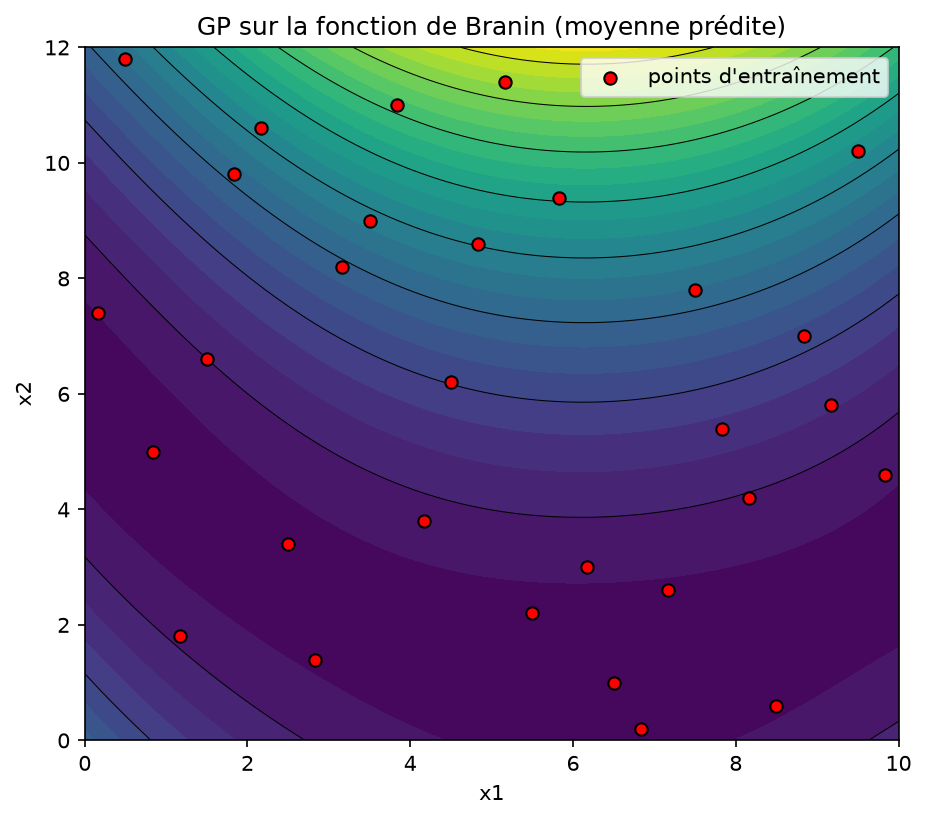

Reproduce this figure in Python.
"""Démo gp_lite : GP sur la fonction de Branin, export d'un graphique PNG.

Lancement :
    python examples/branin_demo.py
Écrit examples/branin_demo.png (moyenne prédite + points d'entraînement).
"""
import os
import sys

import matplotlib
matplotlib.use("Agg")  # backend sans affichage
import matplotlib.pyplot as plt
import numpy as np

sys.path.insert(0, os.path.dirname(os.path.dirname(os.path.abspath(__file__))))

from gp_lite import GPRegressor, SquaredExponentialARD  # noqa: E402


def branin(x1, x2):
    """Fonction de Branin 2D (x1 dans [0, 10], x2 dans [0, 12])."""
    a, b, c, r, t = 1.0, 5.1 / (4 * np.pi ** 2), 5 / np.pi, 6.0, 10 / (3 * np.pi)
    return a * (x2 - b * x1 ** 2 + c * x1 - r) ** 2 + r * (1 - t) * np.cos(x1) + 12.0 * np.pi


def lhs(n, d, seed=0):
    """Lattice hyper-carré simple en [0, 1)^d (permutation par dimension)."""
    rng = np.random.default_rng(seed)
    grid = np.linspace(0.5, n - 0.5, n) / n
    out = np.empty((n, d))
    for j in range(d):
        out[:, j] = grid[rng.permutation(n)]
    return out


def main():
    domain = np.array([10.0, 12.0])
    X = lhs(30, 2, seed=42) * domain
    y = branin(X[:, 0], X[:, 1])

    # entraînement avec optimisation des hyperparamètres
    gp = GPRegressor(SquaredExponentialARD([3.0, 3.0]), noise=1e-3)
    gp.fit(X, y)
    print(f"hyperparamètres ajustés : lengthscales={np.round(gp.kernel.lengthscales, 4)}, "
          f"variance={gp.kernel.variance:.4g}, noise={gp.noise:.4g}")
    print(f"log-vraisemblance marginale : {gp.log_marginal_likelihood():.3f}")

    # grille de prédiction 100x100
    gx = np.linspace(0.0, 10.0, 100)
    gy = np.linspace(0.0, 12.0, 100)
    G1, G2 = np.meshgrid(gx, gy)
    G = np.column_stack([G1.ravel(), G2.ravel()])
    mean, std = gp.predict(G, return_std=True)

    # RMSE normalisée sur 200 points de test
    Xt = lhs(200, 2, seed=99) * domain
    yt = branin(Xt[:, 0], Xt[:, 1])
    rmse = np.sqrt(np.mean((gp.predict(Xt) - yt) ** 2))
    print(f"RMSE = {rmse:.3f}   RMSE normalisée = {rmse / np.std(yt):.4f}")

    fig, ax = plt.subplots(figsize=(7, 6), dpi=150)
    ax.contourf(G1, G2, mean.reshape(100, 100), levels=25, cmap="viridis")
    ax.contour(G1, G2, mean.reshape(100, 100), levels=8, colors="k", linewidths=0.5)
    ax.scatter(X[:, 0], X[:, 1], c="red", s=35, edgecolor="k", zorder=5,
               label="points d'entraînement")
    ax.set_xlabel("x1")
    ax.set_ylabel("x2")
    ax.set_title("GP sur la fonction de Branin (moyenne prédite)")
    ax.legend(loc="upper right")
    out = os.path.join(os.path.dirname(os.path.abspath(__file__)), "branin_demo.png")
    fig.savefig(out, bbox_inches="tight")
    print(f"graphique écrit : {out}")


if __name__ == "__main__":
    main()
